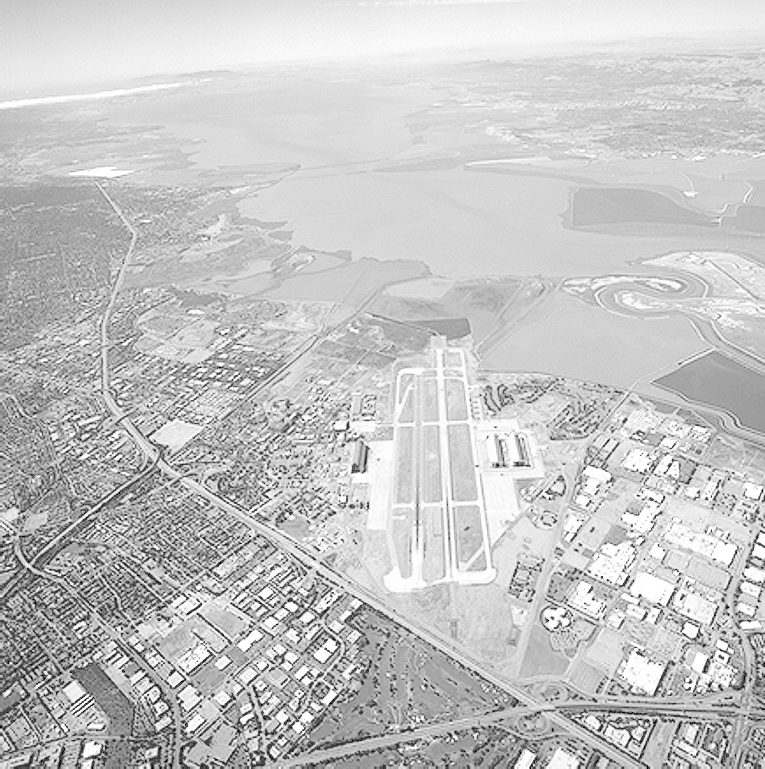
#> input picture Assignment 01/Q1/runway.png, 765 x 769 px
$ python Q1.py
#> lines starting #> are read from the running program, lines starting #| are printed output that depends on the picture; after the words box and inside, x2 and y2 are one past the last pixel; in counts of white or black regions, pixels touching at a corner belong together
import cv2 as cv
import numpy as np
import matplotlib.pyplot as plt

# Load image
img = cv.imread("runway.png", cv.IMREAD_GRAYSCALE)
#> img is the input picture: shape (769, 765); min 0, max 255, mean 197.1
assert img is not None, 'image not found. Check the file path.'

# Normalize to [0, 1] float for processing
img_norm = img.astype(np.float32) / 255.0

#(a) Gamma correction γ = 0.5  (brightens the image)
gamma_05 = np.power(img_norm, 0.5)
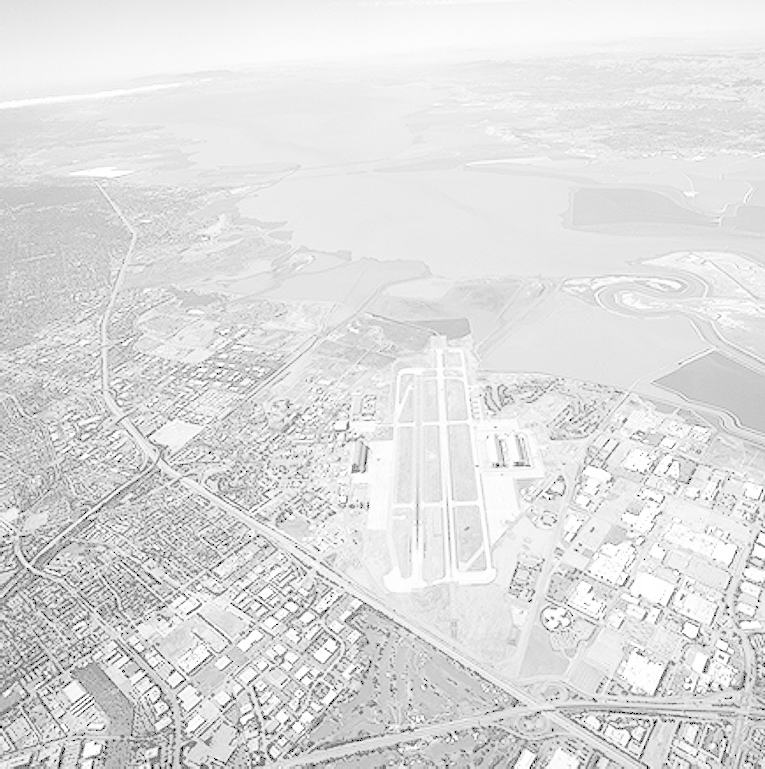
#> gamma_05: shape (769, 765) float32; min 0, max 1, mean 0.873

#(b) Gamma correction γ = 2  (darkens the image)
gamma_2 = np.power(img_norm, 2.0)
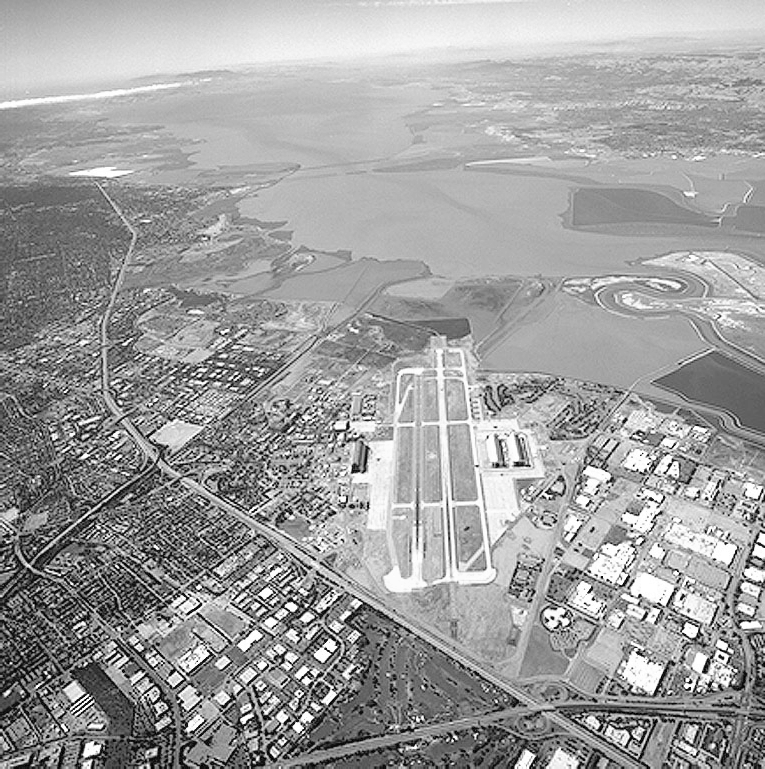
#> gamma_2: shape (769, 765) float32; min 0, max 1, mean 0.623

#(c) Contrast Stretching
r1, r2 = 0.2, 0.8

def contrast_stretch(r_img, r1, r2):

#> called with r1 = 0.2, r2 = 0.8
    s = np.zeros_like(r_img)                          # default: 0
    mid = (r_img >= r1) & (r_img <= r2)               # middle band mask
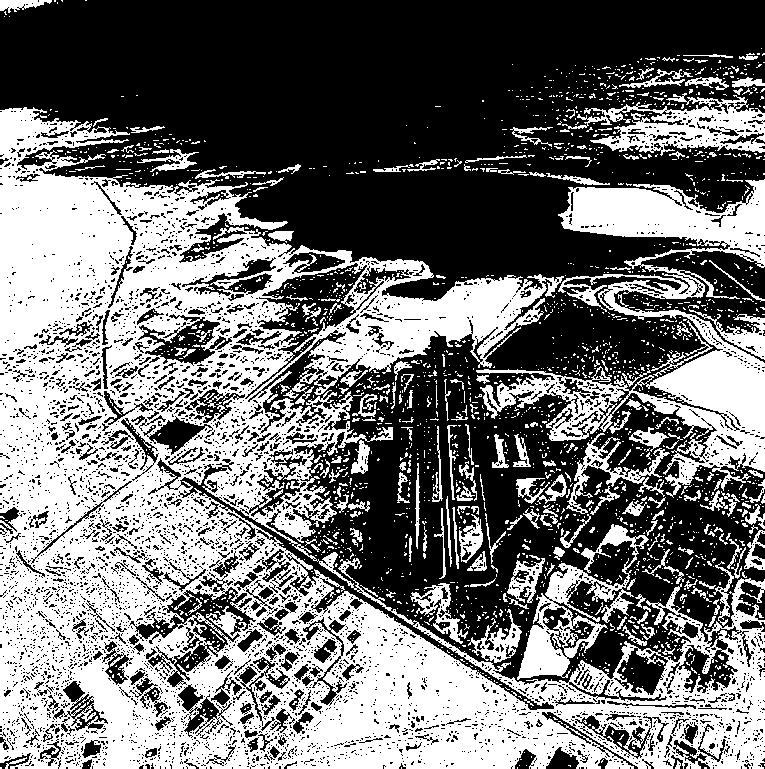
#> mid: shape (769, 765) bool; 44.8% white; 2141 white regions (1928 under 20 px), largest, box (x1, y1, x2, y2) and area: (0, 107, 765, 769) 195679, (476, 179, 765, 498) 27111, (517, 524, 649, 680) 5446
    s[mid] = (r_img[mid] - r1) / (r2 - r1)            # linear remap
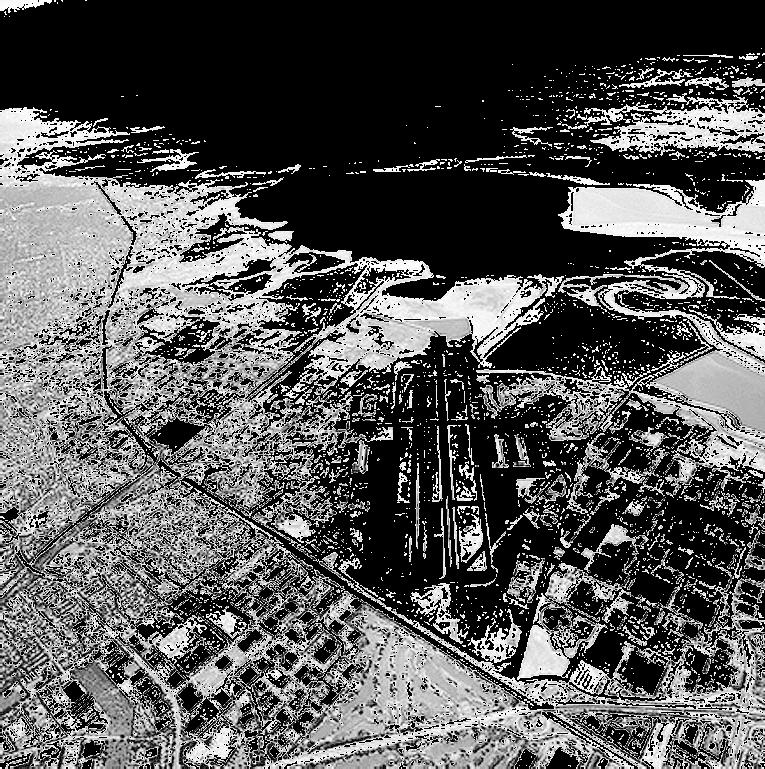
#> s: shape (769, 765) float32; min 0, max 1, mean 0.338
    s[r_img > r2] = 1.0                                # clip high
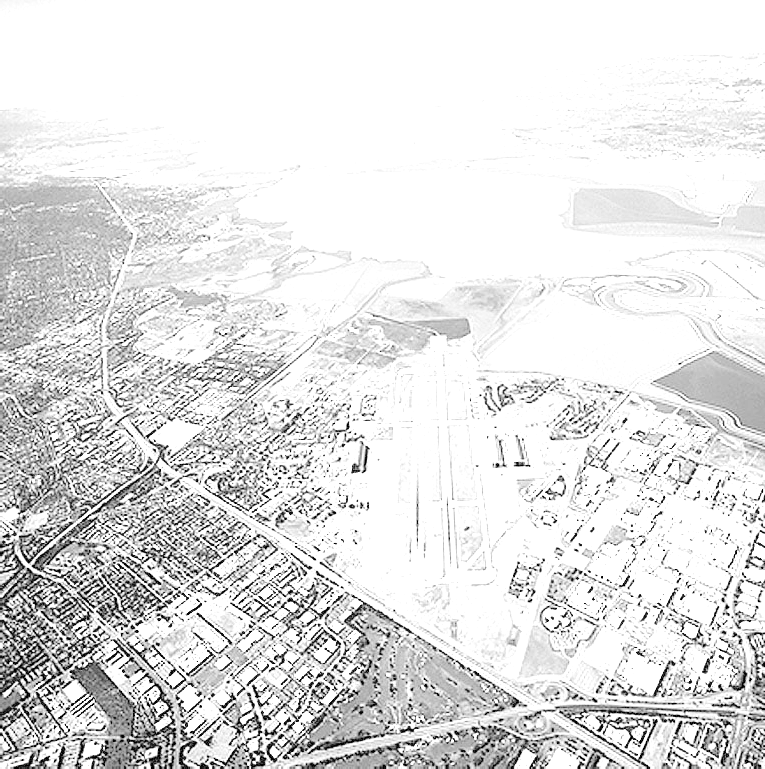
#> s: shape (769, 765) float32; min 0, max 1, mean 0.884
    return s

contrast = contrast_stretch(img_norm, r1, r2)

# Display results
titles = [
    'Original',
    'Gamma γ=0.5 (brighter)',
    'Gamma γ=2.0 (darker)',
    f'Contrast Stretch\nr1={r1}, r2={r2}'
]
images = [img_norm, gamma_05, gamma_2, contrast]

fig, axes = plt.subplots(2, 4, figsize=(16, 8))

for i, (ax_img, ax_hist, title, im) in enumerate(
        zip(axes[0], axes[1], titles, images)):

    # Image row
    ax_img.imshow(im, cmap='gray', vmin=0, vmax=1)
    ax_img.set_title(title, fontsize=11)
    ax_img.axis('off')

    # Histogram row
    ax_hist.hist(im.ravel(), bins=256, range=(0, 1), color='steelblue',
                 edgecolor='none')
    ax_hist.set_xlim(0, 1)
    ax_hist.set_xlabel('Intensity')
    ax_hist.set_ylabel('Pixel Count')
    ax_hist.set_title(f'Histogram – {title.splitlines()[0]}', fontsize=9)
#> this loop made 4 passes
#> title on passes 1 to 3: 'Original', 'Gamma γ=0.5 (brighter)', 'Gamma γ=2.0 (darker)'

plt.tight_layout()
plt.savefig('q1_results.png', dpi=150)
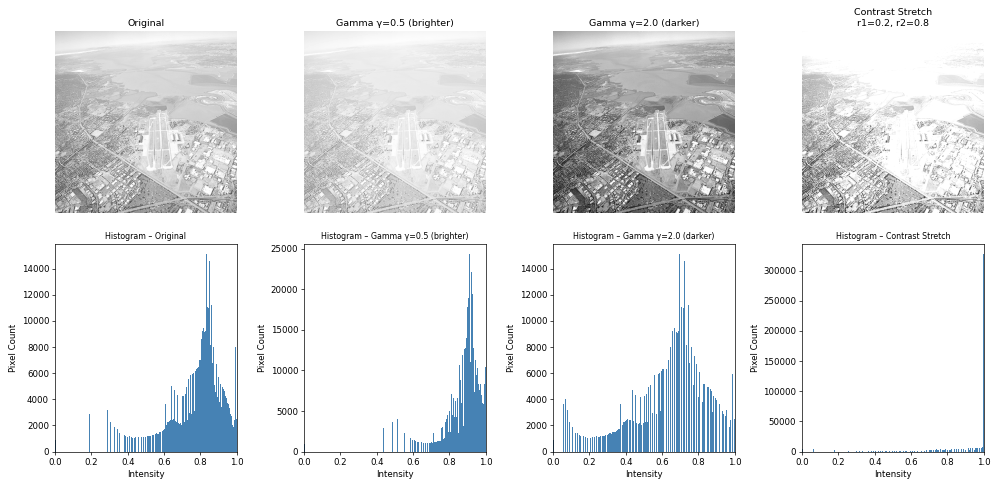
#> figure drawn by matplotlib, 8 panels; panel 5: tallest bar 15137 high, from x = 0.832 to 0.836; panel 6: tallest bar 24392 high, from x = 0.91 to 0.914; panel 7: tallest bar 15137 high, from x = 0.695 to 0.699; panel 8: tallest bar 327989 high, from x = 0.996 to 1
plt.show()
